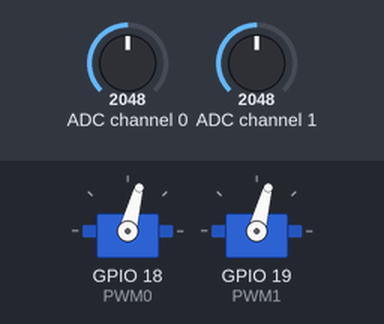
Bench run of a program on a simulated Raspberry Pi (BCM pin numbers). Parts: 2 × servo. The inputs (shaded band) are chosen by the test bench; at power-on: ADC channel 0 = 2048, ADC channel 1 = 2048 (analog values on the 0–4095 scale). Servo angles are drawn from the pulse width (0.5 ms = 0°, 2.5 ms = 180°).

Above: at 1.2 s.
1.3 s: ADC channel 0 set to 2866
At 2.6 s:
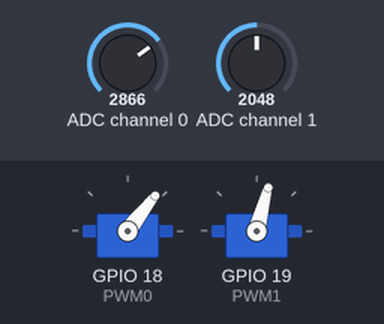
2.9 s: ADC channel 1 set to 1228
At 3.9 s:
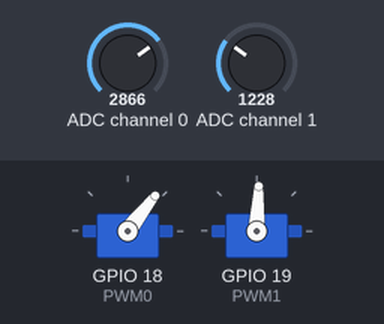
4.5 s: ADC channel 0 set to 3603
At 5.3 s:
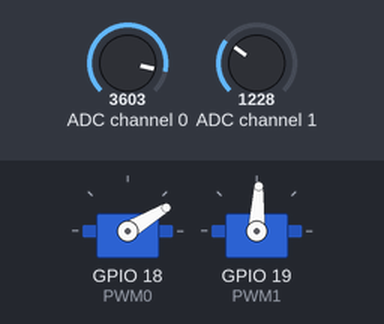
6.1 s: ADC channel 1 set to 2047
At 6.6 s:
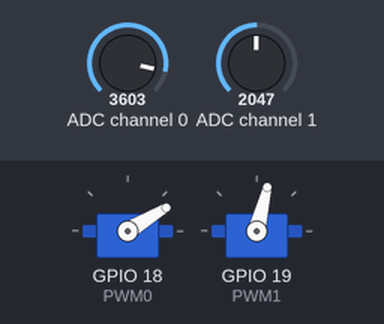
7.7 s: ADC channel 0 set to 4095
At 9.0 s:
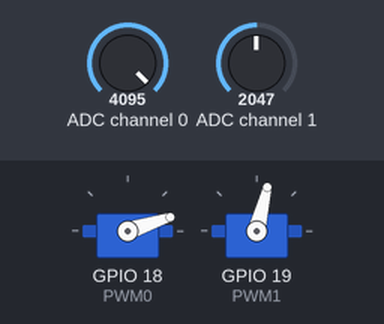
9.3 s: ADC channel 1 set to 491
At 10.5 s:
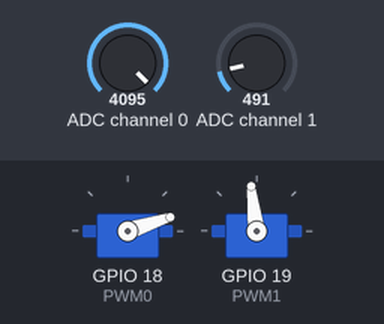
Timing chart, 0 to 11.9 s (numbered marks = the images above; inputs shaded):
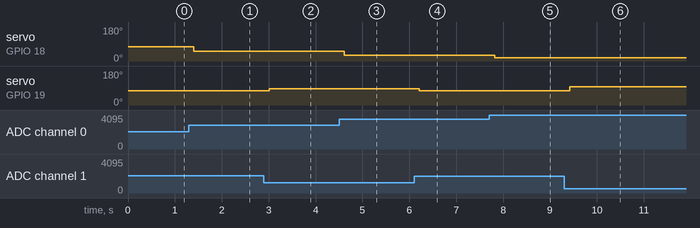

Measured:
- after the input at 1.3 s, servo on GPIO 18 (PWM0): 75° → 52° after 0.10 s
- after the input at 2.9 s, servo on GPIO 19 (PWM1): 75° → 87° after 0.11 s
- after the input at 4.5 s, servo on GPIO 18 (PWM0): 52° → 31° after 0.11 s
- after the input at 6.1 s, servo on GPIO 19 (PWM1): 87° → 76° after 0.11 s
- after the input at 7.7 s, servo on GPIO 18 (PWM0): 31° → 18° after 0.12 s
- after the input at 9.3 s, servo on GPIO 19 (PWM1): 76° → 97° after 0.12 s

The program:

bb2-06-02-pantilt.py
```python
# -*- coding: utf-8 -*-
import RPi.GPIO as GPIO
from time import sleep
import wiringpi

# MCP3208からSPI通信で12ビットのデジタル値を取得。0から7の8チャンネル使用可
def readadc(adcnum, clockpin, mosipin, misopin, cspin):
    if adcnum > 7 or adcnum < 0:
        return -1
    GPIO.output(cspin, GPIO.HIGH)
    GPIO.output(clockpin, GPIO.LOW)
    GPIO.output(cspin, GPIO.LOW)

    commandout = adcnum
    commandout |= 0x18  # スタートビット＋シングルエンドビット
    commandout <<= 3    # LSBから8ビット目を送信するようにする
    for i in range(5):
        # LSBから数えて8ビット目から4ビット目までを送信
        if commandout & 0x80:
            GPIO.output(mosipin, GPIO.HIGH)
        else:
            GPIO.output(mosipin, GPIO.LOW)
        commandout <<= 1
        GPIO.output(clockpin, GPIO.HIGH)
        GPIO.output(clockpin, GPIO.LOW)
    adcout = 0
    # 13ビット読む（ヌルビット＋12ビットデータ）
    for i in range(13):
        GPIO.output(clockpin, GPIO.HIGH)
        GPIO.output(clockpin, GPIO.LOW)
        adcout <<= 1
        if i>0 and GPIO.input(misopin)==GPIO.HIGH:
            adcout |= 0x1
    GPIO.output(cspin, GPIO.HIGH)
    return adcout

def getServoDutyHw(id, val):
    val_min = 0
    val_max = 4095
    # デューティ比0%を0、100%を1024として数値を入力
    servo_min = 36   # 50Hz(周期20ms)、デューティ比3.5%: 3.5*1024/100=約36
    servo_max = 102  # 50Hz(周期20ms)、デューティ比10%: 10*1024/100=約102
    if id==1:
        servo_min = 53
        servo_max = 85

    duty = int((servo_min-servo_max)*(val-val_min)/(val_max-val_min) + servo_max)
    # 一般的なサーボモーターはこちらを有効に
    #duty = int((servo_max-servo_min)*(val-val_min)/(val_max-val_min) + servo_min)
    return duty

GPIO.setmode(GPIO.BCM)
# ピンの名前を変数として定義(AD変換用)
SPICLK = 11
SPIMOSI = 10
SPIMISO = 9
SPICS = 8
# PWM用ピン
PWM0 = 18
PWM1 = 19

# SPI通信用の入出力を定義
GPIO.setup(SPICLK, GPIO.OUT)
GPIO.setup(SPIMOSI, GPIO.OUT)
GPIO.setup(SPIMISO, GPIO.IN)
GPIO.setup(SPICS, GPIO.OUT)

# wiringPiによるハードウェアPWM
wiringpi.wiringPiSetupGpio() # GPIO名で番号を指定する
wiringpi.pinMode(PWM0, wiringpi.GPIO.PWM_OUTPUT) # 左右方向PWM出力を指定
wiringpi.pinMode(PWM1, wiringpi.GPIO.PWM_OUTPUT) # 上下方向PWM出力を指定
wiringpi.pwmSetMode(wiringpi.GPIO.PWM_MODE_MS) # 周波数を固定するための設定
wiringpi.pwmSetClock(375) # 50 Hz。18750/(周波数) の計算値に近い整数
# PWMのピン番号とデフォルトのパルス幅をデューティ100%を1024として指定
# ここでは6.75%に対応する69を指定
wiringpi.pwmWrite(PWM0, 69)
wiringpi.pwmWrite(PWM1, 69)

adc_pin0 = 0
adc_pin1 = 1

try:
    while True:
        inputVal0 = readadc(adc_pin0, SPICLK, SPIMOSI, SPIMISO, SPICS)
        duty0 = getServoDutyHw(0, inputVal0)
        wiringpi.pwmWrite(PWM0, duty0)

        inputVal1 = readadc(adc_pin1, SPICLK, SPIMOSI, SPIMISO, SPICS)
        duty1 = getServoDutyHw(1, inputVal1)
        wiringpi.pwmWrite(PWM1, duty1)

        sleep(0.2)

except KeyboardInterrupt:
    pass

GPIO.cleanup()
```
